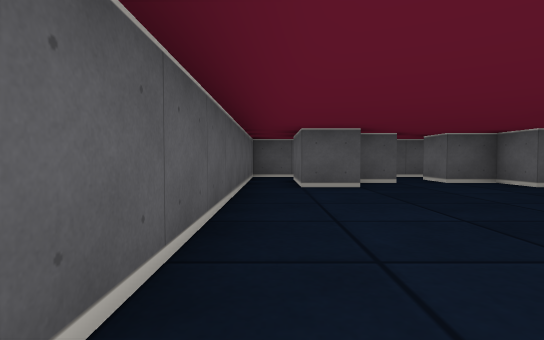
[1] (above)

13 first-person views from a walk through a cub3D maze. The camera is about half as high as the walls, tilts 2° down and sees 80° across. The floor is counted in squares. Each view is taken from the middle of a square. On the plan, view 1 faces up. The plan holds only what a view shows up to about 9 squares ahead; the rest is blank.

[2]
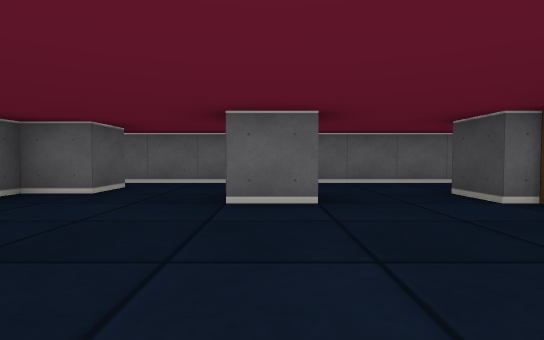

[3]
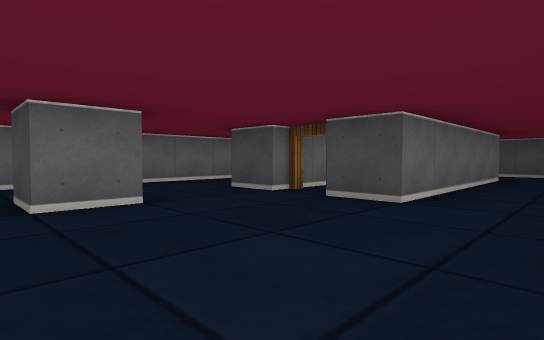

[4]
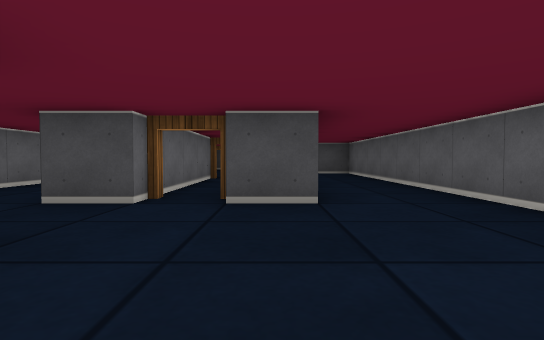

[5]
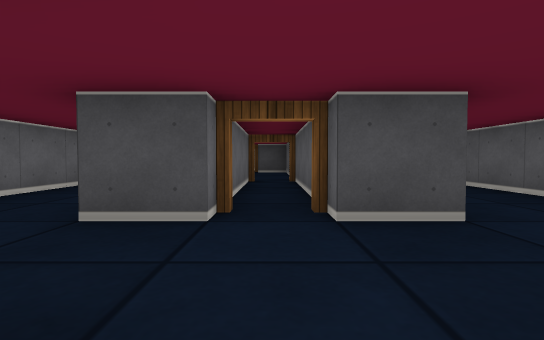

[6]
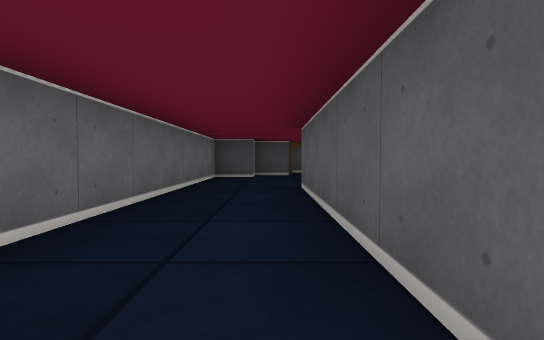

[7]
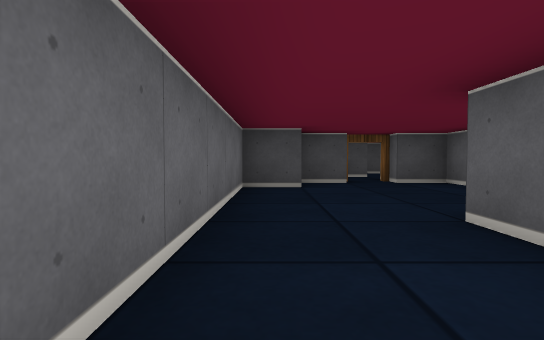

[8]
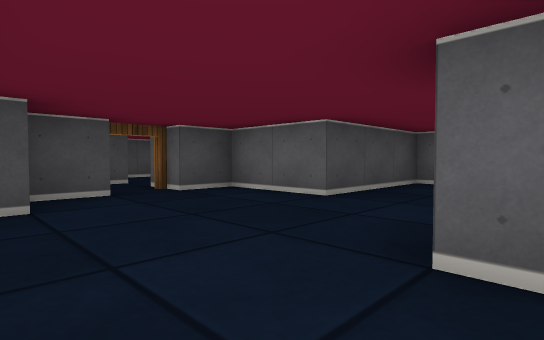

[9]
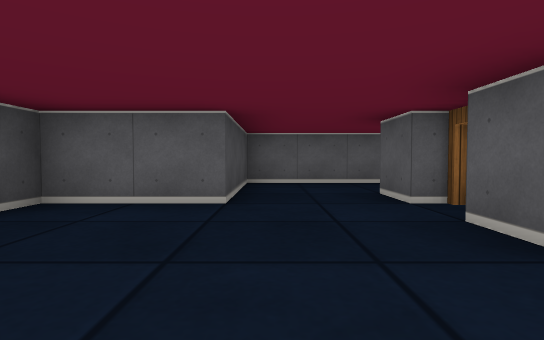

[10]
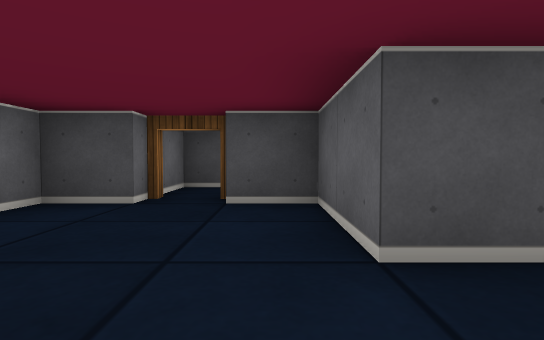

[11]
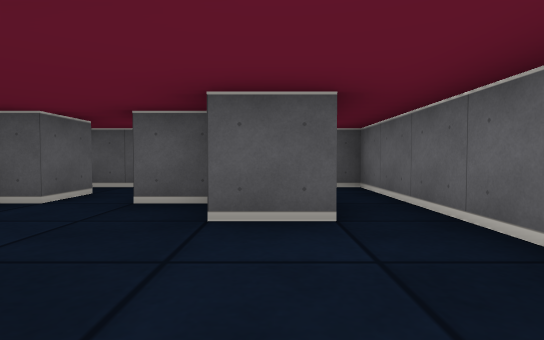

[12]
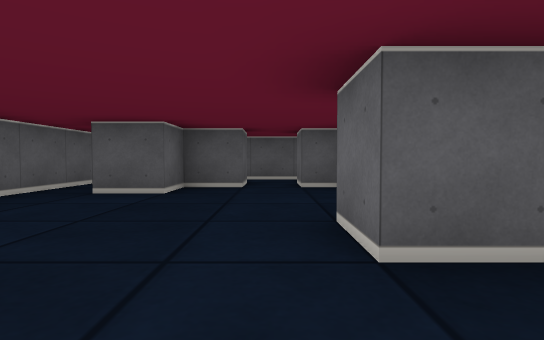

[13]
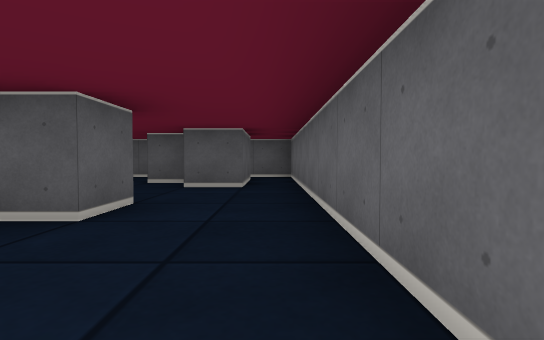

### Floor plan
Points are (right, up) in squares from view 1. A wall is a line through its corners. A room is listed if a view was taken in it or the views show most of it. See-through windows are left out.
Room 1 (views 1, 2, 3, 4, 5, 6, 7, 8, 9, 10, 11, 12, 13)
walls: (3.5, 0.5) (4.5, 0.5) (4.5, -4.5) (3.5, -4.5); (3.5, 2.5) (3.5, 3.5) (4.5, 3.5) (4.5, 2.5) (3.5, 2.5); (5.5, 5.5) (4.5, 5.5) (4.5, 6.5) (3.5, 6.5); (2.5, -4.5) (1.5, -4.5) (1.5, 0.5) (2.5, 0.5); (2.5, 6.5) (1.5, 6.5) (1.5, 5.5) (0.5, 5.5) (0.5, 7.4); (-0.5, 7.5) (-0.5, -6.5) (2.5, -6.5) (2.5, -8.5) (3.5, -8.5); (4.5, -8.5) (5.5, -8.5) (5.5, -7.5) (6.5, -7.5) (6.5, 5.5)
ways out: opening at (6, 6.5) to room 2; opening at (3, 7) to room 3; open door at (3, -4) to room 4; open door at (3, 0) to room 4; opening at (0, 6.5) to room 5; open door at (4, -9)
Room 2 (no view inside)
walls: (5.5, 7.5) (5.5, 5.5); (6.5, 5.5) (6.5, 8.5) (3.5, 8.5)
ways out: opening at (6, 6.5) to room 1
Room 3 (no view inside)
walls: (2.5, 7.5) (2.5, 6.5); (3.5, 8.5) (0.5, 8.5); (3.5, 6.5) (3.5, 7.5)
ways out: opening at (3, 7) to room 1; opening at (1.5, 8) to room 5
Room 4 (no view inside)
walls: (3.5, -4.1) (3.5, 0.5); (2.5, 0.5) (2.5, -4.5)
ways out: open door at (3, -4) to room 1; open door at (3, 0) to room 1
Room 5 (no view inside)
walls: (0.5, 8.5) (-0.5, 8.5) (-0.5, 7.5)
ways out: opening at (0, 6.5) to room 1; opening at (1.5, 8) to room 3

Where each view was taken, in squares from view 1:
view 1: 0 up, 0 right, facing up
view 2: 3 up, 0 right, facing right
view 3: 4 up, 0 right, facing down-right
view 4: 4 up, 2 right, facing down
view 5: 3 up, 3 right, facing down
view 6: 1 up, 5 right, facing down
view 7: 2 down, 6 right, facing down
view 8: 4 down, 6 right, facing down-left
view 9: 6 down, 6 right, facing left
view 10: 5 down, 3 right, facing down
view 11: 3 up, 5 right, facing up
view 12: 1 up, 3 right, facing up
view 13: 0 up, 6 right, facing up
